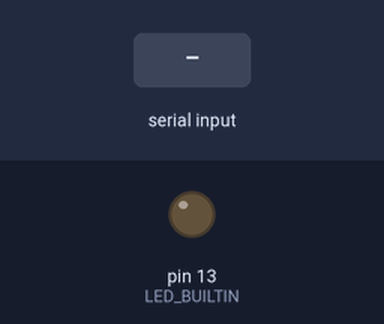
A sketch run on a simulated Arduino Uno, built with avr-gcc and run on an emulated ATmega328P. Shown: output pins drawn as LEDs (lit = HIGH). Inputs (shaded band) come from the test bench.

Above: at 1.2 s.
1.3 s: "1" received over Serial
At 2.6 s:
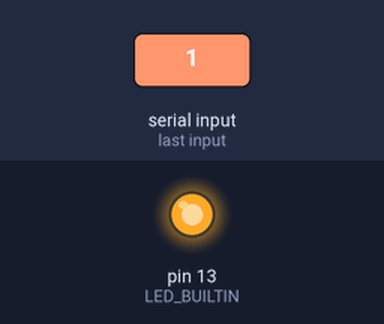
Timing chart, 0 to 5.8 s (numbered marks = the images above; inputs shaded):
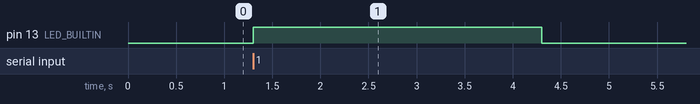

The sketch:

Serial.ino
```cpp
char letter;
int s1= 4;
int read1 =0;
void setup() {

pinMode(s1,OUTPUT);
pinMode(LED_BUILTIN, OUTPUT);
Serial.begin(9600);

}

void loop() {

  read1 = digitalRead(s1);
  if (Serial.available() > 0)
  {

    //Lecture serial
    letter = Serial.read();

    //Lecture switch

    if (letter == '1') //Sil voit un 1; qu'on le call
    {

    //Serial.write(0x02);                          //Etat des capteurs

      digitalWrite(LED_BUILTIN,HIGH);
      delay(3000);
      digitalWrite(LED_BUILTIN,LOW);
    }

  }


}
```

Measured:
- after the input at 1.3 s, pin 13 (LED_BUILTIN): LOW → HIGH at once, → LOW 3.0 s later
